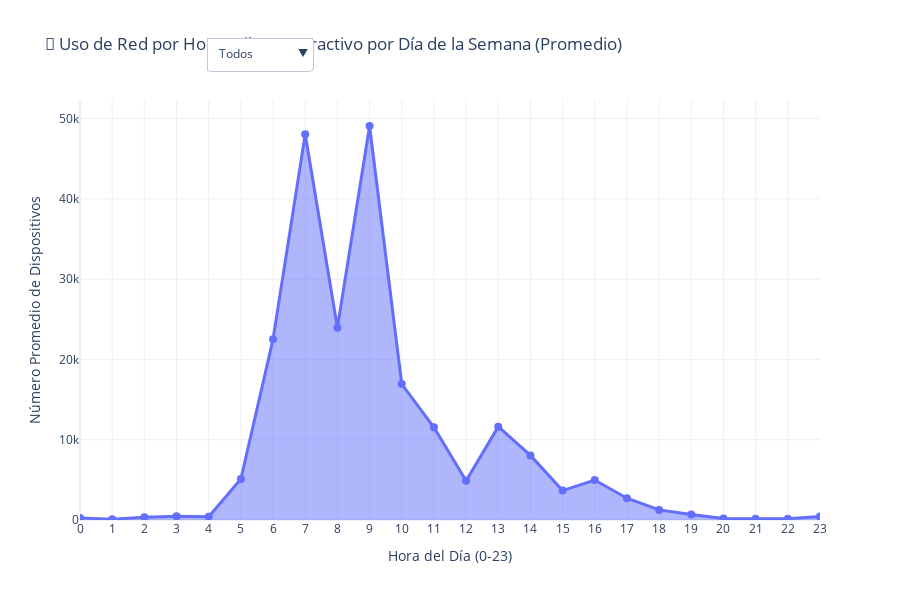

Notebook code for this chart:
### Markdown cell above
## 🎛️ 6. Dashboard Interactivo con Filtros

### 6.1 Filtro por Día de la Semana

### Code cell
# Preparar datos con todos los días (promedio)
# Primero agrupamos por fecha, hora y día de la semana
hourly_by_day_all_date = df_clients.groupby(['date', 'hour', 'day_of_week']).size().reset_index(name='device_count')

# Luego promediamos por hora y día de la semana
hourly_by_day_all = hourly_by_day_all_date.groupby(['hour', 'day_of_week'])['device_count'].mean().reset_index()

day_order = ['Monday', 'Tuesday', 'Wednesday', 'Thursday', 'Friday', 'Saturday', 'Sunday']
hourly_by_day_all['day_of_week'] = pd.Categorical(
    hourly_by_day_all['day_of_week'], 
    categories=day_order, 
    ordered=True
)
hourly_by_day_all = hourly_by_day_all.sort_values(['day_of_week', 'hour'])

# Crear figura con botones para filtrar por día
fig = go.Figure()

# Agregar traza para cada día
for day in day_order:
    day_data = hourly_by_day_all[hourly_by_day_all['day_of_week'] == day]
    fig.add_trace(go.Scatter(
        x=day_data['hour'],
        y=day_data['device_count'],
        mode='lines+markers',
        name=day,
        visible=True if day == 'Monday' else False,
        line=dict(width=3),
        marker=dict(size=8),
        fill='tozeroy',
        hovertemplate=f'<b>{day}</b><br>Hora: %{{x}}:00<br>Dispositivos (promedio): %{{y:.1f}}<extra></extra>'
    ))

# Crear botones para cada día
buttons = []
for i, day in enumerate(day_order):
    visible = [False] * len(day_order)
    visible[i] = True
    buttons.append(
        dict(
            label=day,
            method='update',
            args=[{'visible': visible}]
        )
    )

# Agregar botón "Todos"
buttons.insert(0, dict(
    label='Todos',
    method='update',
    args=[{'visible': [True] * len(day_order)}]
))

fig.update_layout(
    title='📅 Uso de Red por Hora - Filtro Interactivo por Día de la Semana (Promedio)',
    xaxis_title='Hora del Día (0-23)',
    yaxis_title='Número Promedio de Dispositivos',
    updatemenus=[
        dict(
            buttons=buttons,
            direction='down',
            showactive=True,
            x=0.17,
            xanchor='left',
            y=1.15,
            yanchor='top'
        )
    ],
    template='plotly_white',
    height=600,
    hovermode='x unified',
    font=dict(size=12)
)

fig.update_xaxes(tickmode='linear', tick0=0, dtick=1)

fig.show()

### Figure 1 — Plotly figure (JSON) as saved in the notebook; plotly's stock layout.template omitted (floating-point values rounded to 4 significant figures)
{"data": [{"fill": "tozeroy", "hovertemplate": "<b>Monday</b><br>Hora: %{x}:00<br>Dispositivos (promedio): %{y:.1f}<extra></extra>", "line": {"width": 3}, "marker": {"size": 8}, "mode": "lines+markers", "name": "Monday", "type": "scatter", "visible": true, "x": [0.0, 1.0, 2.0, 3.0, 4.0, 5.0, 6.0, 7.0, 8.0, 9.0, 10.0, 11.0, 12.0, 13.0, 14.0, 15.0, 16.0, 17.0, 18.0, 19.0, 20.0, 21.0, 22.0, 23.0], "y": [260.0, 102.0, 342.0, 471.0, 418.0, 5110.0, 22510.0, 48070.0, 23950.0, 49080.0, 16940.0, 11550.0, 4894.0, 11620.0, 8049.0, 3668.0, 4981.0, 2714.0, 1261.0, 678.0, 197.0, 166.0, 164.0, 432.0]}, {"fill": "tozeroy", "hovertemplate": "<b>Tuesday</b><br>Hora: %{x}:00<br>Dispositivos (promedio): %{y:.1f}<extra></extra>", "line": {"width": 3}, "marker": {"size": 8}, "mode": "lines+markers", "name": "Tuesday", "type": "scatter", "visible": false, "x": [0.0, 1.0, 2.0, 3.0, 4.0, 5.0, 6.0, 7.0, 8.0, 9.0, 10.0, 11.0, 12.0, 13.0, 14.0, 15.0, 16.0, 17.0, 18.0, 19.0, 20.0, 21.0, 22.0, 23.0], "y": [320.0, 153.0, 330.0, 401.5, 463.0, 5446.0, 21580.0, 55730.0, 49950.0, 26950.0, 17340.0, 11600.0, 5142.0, 11180.0, 4080.0, 3634.0, 2657.0, 3117.0, 1092.0, 325.0, 318.0, 230.0, 143.5, 206.0]}, {"fill": "tozeroy", "hovertemplate": "<b>Wednesday</b><br>Hora: %{x}:00<br>Dispositivos (promedio): %{y:.1f}<extra></extra>", "line": {"width": 3}, "marker": {"size": 8}, "mode": "lines+markers", "name": "Wednesday", "type": "scatter", "visible": false, "x": [0.0, 1.0, 2.0, 3.0, 4.0, 5.0, 6.0, 7.0, 8.0, 9.0, 10.0, 11.0, 12.0, 13.0, 14.0, 15.0, 16.0, 17.0, 18.0, 19.0, 20.0, 21.0, 22.0, 23.0], "y": [251.0, 288.0, 279.0, 408.0, 457.0, 2945.0, 19520.0, 22200.0, 19410.0, 29940.0, 12650.0, 7340.0, 4053.0, 4562.0, 4060.0, 3728.0, 2772.0, 1499.0, 985.0, 568.0, 257.5, 258.5, 325.0, 409.5]}, {"fill": "tozeroy", "hovertemplate": "<b>Thursday</b><br>Hora: %{x}:00<br>Dispositivos (promedio): %{y:.1f}<extra></extra>", "line": {"width": 3}, "marker": {"size": 8}, "mode": "lines+markers", "name": "Thursday", "type": "scatter", "visible": false, "x": [0.0, 1.0, 2.0, 3.0, 4.0, 5.0, 6.0, 7.0, 8.0, 9.0, 10.0, 11.0, 12.0, 13.0, 14.0, 15.0, 16.0, 17.0, 18.0, 19.0, 20.0, 21.0, 22.0, 23.0], "y": [233.0, 295.0, 320.0, 889.5, 624.0, 5606.0, 44230.0, 51610.0, 47340.0, 50020.0, 34020.0, 21850.0, 9690.0, 9906.0, 8204.0, 6768.0, 4932.0, 2838.0, 1155.0, 656.5, 212.0, 325.0, 277.0, 318.0]}, {"fill": "tozeroy", "hovertemplate": "<b>Friday</b><br>Hora: %{x}:00<br>Dispositivos (promedio): %{y:.1f}<extra></extra>", "line": {"width": 3}, "marker": {"size": 8}, "mode": "lines+markers", "name": "Friday", "type": "scatter", "visible": false, "x": [0.0, 1.0, 2.0, 3.0, 4.0, 5.0, 6.0, 7.0, 8.0, 9.0, 10.0, 11.0, 12.0, 13.0, 14.0, 15.0, 16.0, 17.0, 18.0, 19.0, 20.0, 21.0, 22.0, 23.0], "y": [222.0, 140.0, 262.0, 1352.0, 440.0, 5560.0, 42410.0, 44560.0, 42300.0, 43250.0, 28320.0, 18790.0, 4910.0, 3616.0, 7089.0, 5068.0, 1680.0, 2689.0, 1880.0, 519.0, 464.0, 490.0, 210.0, 526.0]}, {"fill": "tozeroy", "hovertemplate": "<b>Saturday</b><br>Hora: %{x}:00<br>Dispositivos (promedio): %{y:.1f}<extra></extra>", "line": {"width": 3}, "marker": {"size": 8}, "mode": "lines+markers", "name": "Saturday", "type": "scatter", "visible": false, "x": [0.0, 1.0, 2.0, 3.0, 4.0, 5.0, 6.0, 7.0, 8.0, 9.0, 10.0, 11.0, 12.0, 13.0, 14.0, 15.0, 16.0, 17.0, 18.0, 19.0, 20.0, 21.0, 22.0, 23.0], "y": [160.0, 150.0, 280.0, 279.0, 719.0, 490.0, 930.0, 1062.0, 1198.0, 1255.0, 817.0, 1388.0, 1138.0, 741.0, 839.0, 1361.0, 688.0, 737.0, 944.0, 436.0, 247.0, 309.0, 169.0, 164.0]}, {"fill": "tozeroy", "hovertemplate": "<b>Sunday</b><br>Hora: %{x}:00<br>Dispositivos (promedio): %{y:.1f}<extra></extra>", "line": {"width": 3}, "marker": {"size": 8}, "mode": "lines+markers", "name": "Sunday", "type": "scatter", "visible": false, "x": [0.0, 1.0, 2.0, 3.0, 4.0, 5.0, 6.0, 7.0, 8.0, 9.0, 10.0, 11.0, 12.0, 13.0, 14.0, 15.0, 16.0, 17.0, 18.0, 19.0, 20.0, 21.0, 22.0, 23.0], "y": [190.0, 103.0, 161.0, 138.0, 106.0, 290.0, 426.0, 665.0, 738.0, 823.0, 597.0, 951.0, 1158.0, 888.0, 776.0, 979.0, 655.0, 608.0, 552.0, 264.0, 205.0, 422.0, 268.0, 370.0]}], "layout": {"font": {"size": 12}, "height": 600, "hovermode": "x unified", "title": {"text": "📅 Uso de Red por Hora - Filtro Interactivo por Día de la Semana (Promedio)"}, "updatemenus": [{"buttons": [{"args": [{"visible": [true, true, true, true, true, true, true]}], "label": "Todos", "method": "update"}, {"args": [{"visible": [true, false, false, false, false, false, false]}], "label": "Monday", "method": "update"}, {"args": [{"visible": [false, true, false, false, false, false, false]}], "label": "Tuesday", "method": "update"}, {"args": [{"visible": [false, false, true, false, false, false, false]}], "label": "Wednesday", "method": "update"}, {"args": [{"visible": [false, false, false, true, false, false, false]}], "label": "Thursday", "method": "update"}, {"args": [{"visible": [false, false, false, false, true, false, false]}], "label": "Friday", "method": "update"}, {"args": [{"visible": [false, false, false, false, false, true, false]}], "label": "Saturday", "method": "update"}, {"args": [{"visible": [false, false, false, false, false, false, true]}], "label": "Sunday", "method": "update"}], "direction": "down", "showactive": true, "x": 0.17, "xanchor": "left", "y": 1.15, "yanchor": "top"}], "xaxis": {"dtick": 1, "tick0": 0, "tickmode": "linear", "title": {"text": "Hora del Día (0-23)"}}, "yaxis": {"title": {"text": "Número Promedio de Dispositivos"}}}}
